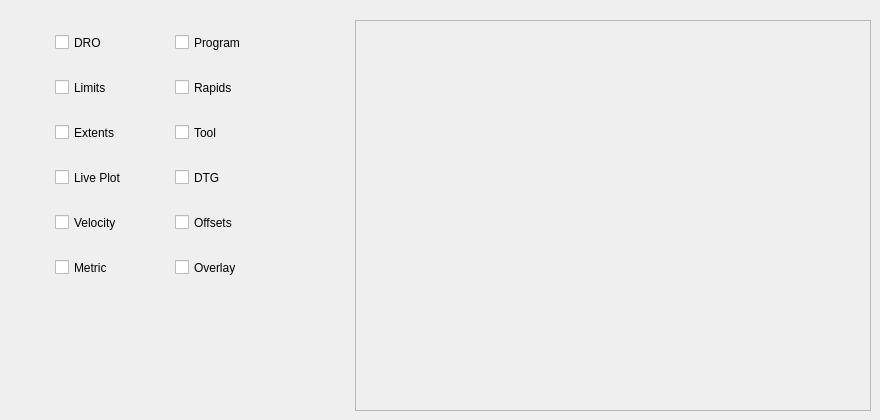
    <widget class="QWidget" name="tab">
     <attribute name="title">
      <string>Plot Options - FSC</string>
     </attribute>
     <widget class="QCheckBox" name="view_limits_cb">
      <property name="geometry">
       <rect>
        <x>55</x>
        <y>75</y>
        <width>81</width>
        <height>25</height>
       </rect>
      </property>
      <property name="text">
       <string>Limits</string>
      </property>
      <property name="checked">
       <bool>false</bool>
      </property>
     </widget>
     <widget class="QCheckBox" name="view_rapids_cb">
      <property name="geometry">
       <rect>
        <x>175</x>
        <y>75</y>
        <width>81</width>
        <height>25</height>
       </rect>
      </property>
      <property name="text">
       <string>Rapids</string>
      </property>
      <property name="checkable">
       <bool>true</bool>
      </property>
      <property name="checked">
       <bool>false</bool>
      </property>
     </widget>
     <widget class="QCheckBox" name="view_extents_option_cb">
      <property name="geometry">
       <rect>
        <x>55</x>
        <y>120</y>
        <width>81</width>
        <height>25</height>
       </rect>
      </property>
      <property name="text">
       <string>Extents</string>
      </property>
      <property name="checked">
       <bool>false</bool>
      </property>
     </widget>
     <widget class="QCheckBox" name="view_velocity_cb">
      <property name="geometry">
       <rect>
        <x>55</x>
        <y>210</y>
        <width>81</width>
        <height>25</height>
       </rect>
      </property>
      <property name="text">
       <string>Velocity</string>
      </property>
      <property name="checked">
       <bool>false</bool>
      </property>
     </widget>
     <widget class="QCheckBox" name="view_dro_cb">
      <property name="geometry">
       <rect>
        <x>55</x>
        <y>30</y>
        <width>81</width>
        <height>25</height>
       </rect>
      </property>
      <property name="text">
       <string>DRO</string>
      </property>
     </widget>
     <widget class="QCheckBox" name="view_live_plot_cb">
      <property name="geometry">
       <rect>
        <x>55</x>
        <y>165</y>
        <width>81</width>
        <height>25</height>
       </rect>
      </property>
      <property name="text">
       <string>Live Plot</string>
      </property>
      <property name="checked">
       <bool>false</bool>
      </property>
     </widget>
     <widget class="QCheckBox" name="view_overlay_cb">
      <property name="geometry">
       <rect>
        <x>175</x>
        <y>255</y>
        <width>81</width>
        <height>25</height>
       </rect>
      </property>
      <property name="text">
       <string>Overlay</string>
      </property>
      <property name="checkable">
       <bool>true</bool>
      </property>
      <property name="checked">
       <bool>false</bool>
      </property>
     </widget>
     <widget class="QCheckBox" name="view_tool_cb">
      <property name="geometry">
       <rect>
        <x>175</x>
        <y>120</y>
        <width>81</width>
        <height>25</height>
       </rect>
      </property>
      <property name="text">
       <string>Tool</string>
      </property>
      <property name="checkable">
       <bool>true</bool>
      </property>
      <property name="checked">
       <bool>false</bool>
      </property>
     </widget>
     <widget class="QCheckBox" name="view_dtg_cb">
      <property name="geometry">
       <rect>
        <x>175</x>
        <y>165</y>
        <width>81</width>
        <height>25</height>
       </rect>
      </property>
      <property name="text">
       <string>DTG</string>
      </property>
      <property name="checkable">
       <bool>true</bool>
      </property>
      <property name="checked">
       <bool>false</bool>
      </property>
     </widget>
     <widget class="QCheckBox" name="view_program_cb">
      <property name="geometry">
       <rect>
        <x>175</x>
        <y>30</y>
        <width>81</width>
        <height>25</height>
       </rect>
      </property>
      <property name="text">
       <string>Program</string>
      </property>
      <property name="checkable">
       <bool>true</bool>
      </property>
      <property name="checked">
       <bool>false</bool>
      </property>
     </widget>
     <widget class="QCheckBox" name="view_metric_units_cb">
      <property name="geometry">
       <rect>
        <x>55</x>
        <y>255</y>
        <width>81</width>
        <height>25</height>
       </rect>
      </property>
      <property name="text">
       <string>Metric</string>
      </property>
      <property name="checked">
       <bool>false</bool>
      </property>
     </widget>
     <widget class="QCheckBox" name="view_offsets_cb">
      <property name="geometry">
       <rect>
        <x>175</x>
        <y>210</y>
        <width>81</width>
        <height>25</height>
       </rect>
      </property>
      <property name="text">
       <string>Offsets</string>
      </property>
      <property name="checkable">
       <bool>true</bool>
      </property>
      <property name="checked">
       <bool>false</bool>
      </property>
     </widget>
     <widget class="QFrame" name="fsc_container">
      <property name="geometry">
       <rect>
        <x>355</x>
        <y>20</y>
        <width>516</width>
        <height>391</height>
       </rect>
      </property>
      <property name="frameShape">
       <enum>QFrame::StyledPanel</enum>
      </property>
      <property name="frameShadow">
       <enum>QFrame::Raised</enum>
      </property>
     </widget>
    </widget>
